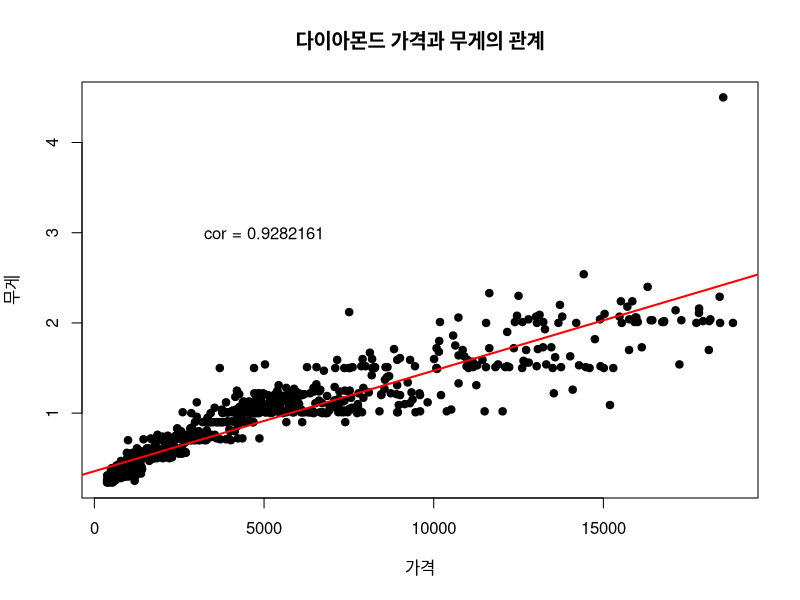
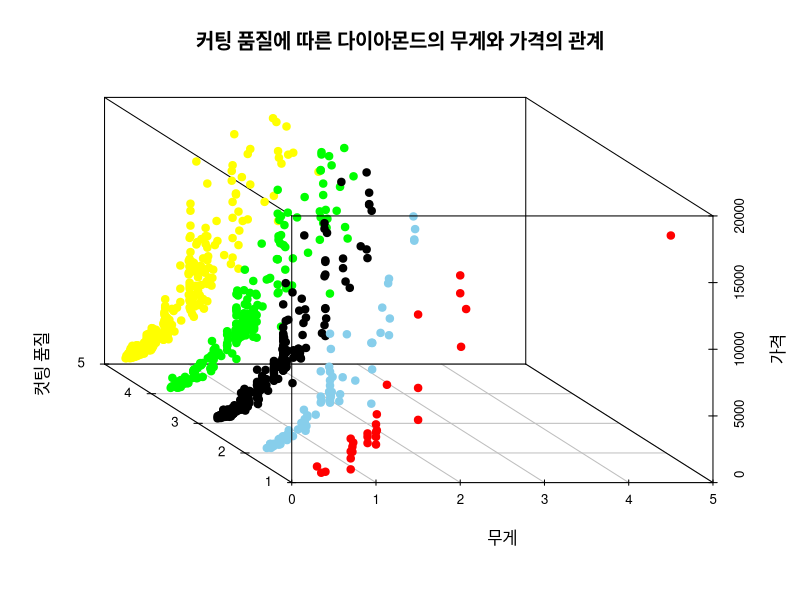
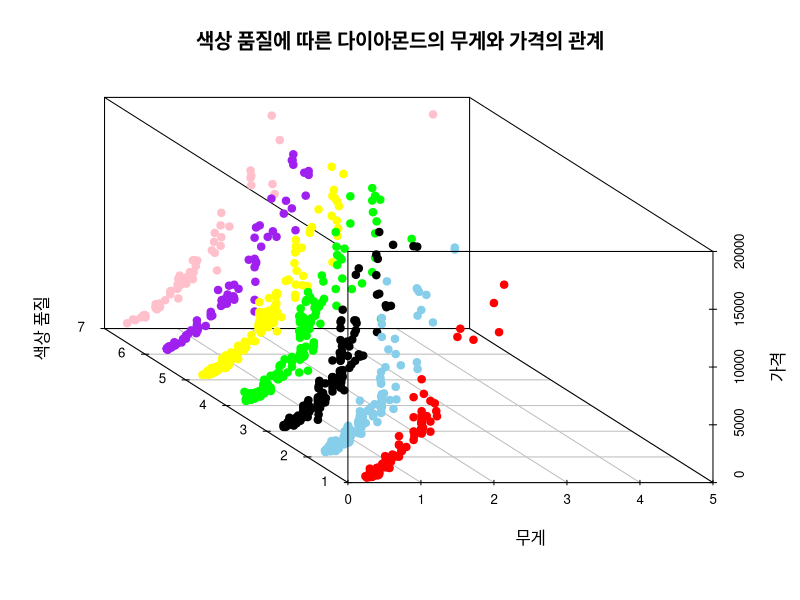
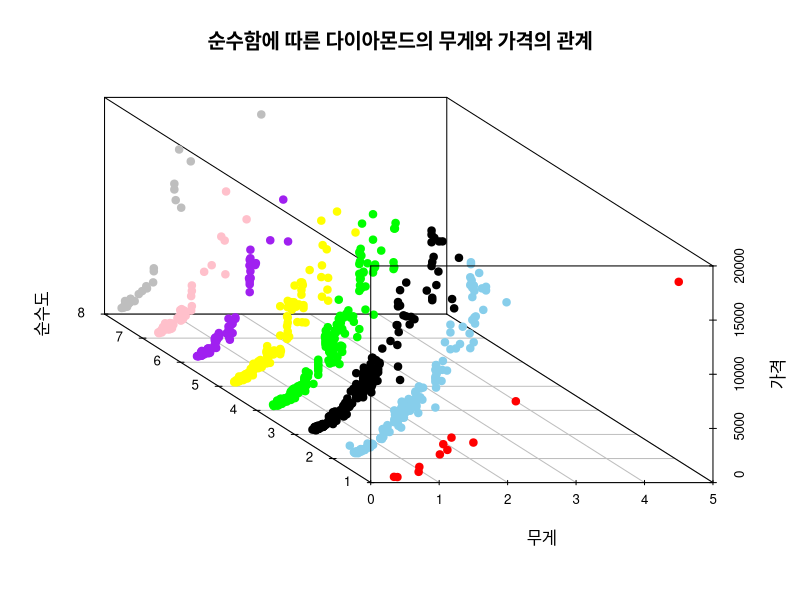
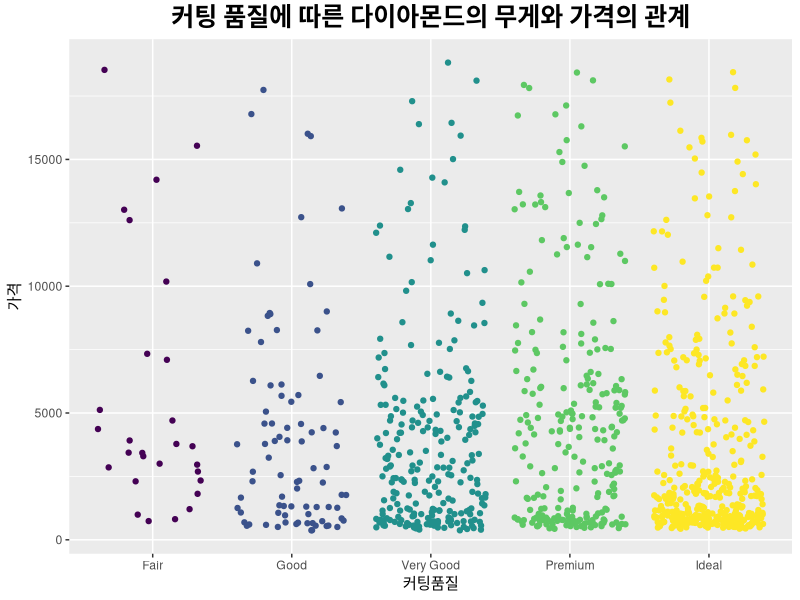
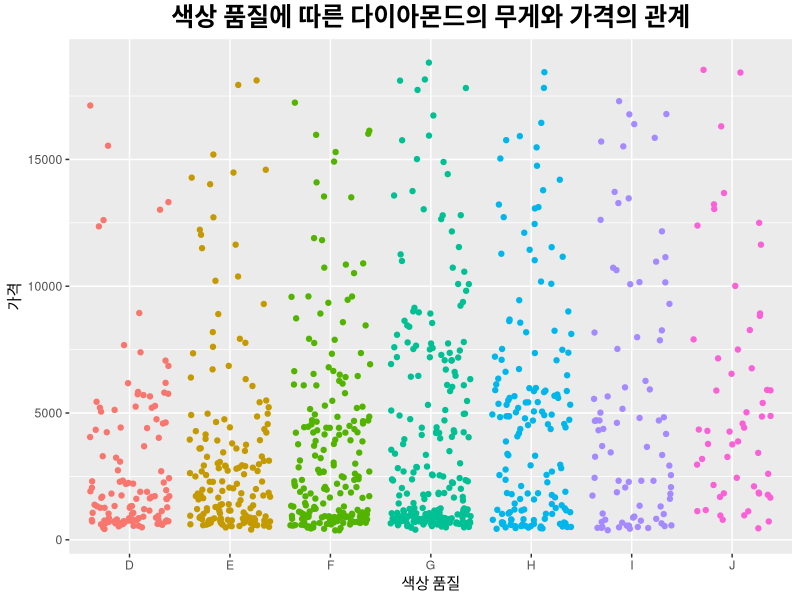
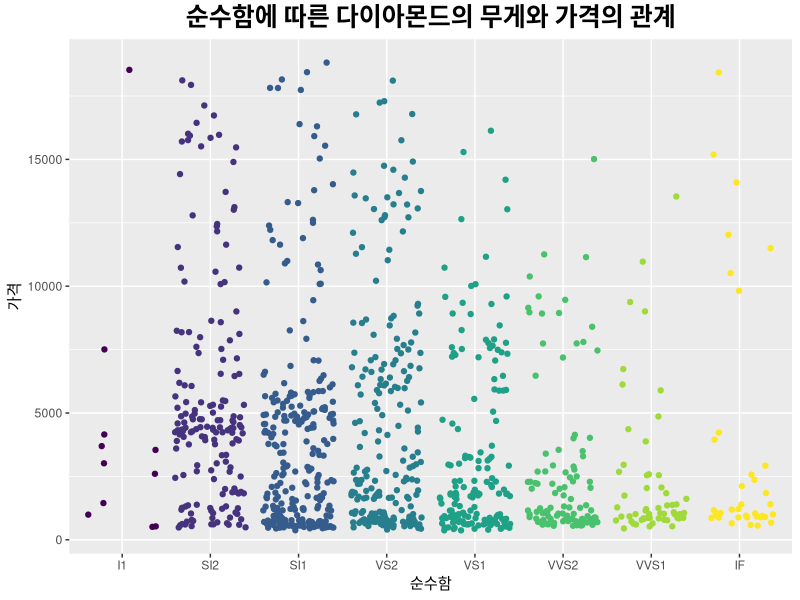

Write R code to recreate these figures, in order. (Note: this script raises an error after producing the figures.)
if(!require(ggplot2)){install.packages("ggplot2")}
if(!require(dplyr)){install.packages("dplyr")}
if(!require(scatterplot3d)){install.packages("scatterplot3d")}
if(!require(magrittr)){install.packages("magrittr")}

library(magrittr)
library(ggplot2)
library(dplyr)
library(scatterplot3d)
library(RColorBrewer)

diamonds <- read.csv("diamonds.csv")
View(diamonds)
str(diamonds)
names(diamonds)[3] <- "colour"

diamonds$cut %<>%  factor(., levels=c("Fair", "Good", "Very Good", "Premium", "Ideal"), order=T)
diamonds$clarity %<>% factor(., levels=c("I1", "SI2", "SI1", "VS2", "VS1", "VVS2", "VVS1", "IF"), order=T)
diamonds$colour %<>% as.factor(.)

plot(diamonds$carat~diamonds$price, pch=19,
     main="다이아몬드 가격과 무게의 관계", xlab="가격", ylab="무게")

abline(lm(diamonds$carat~diamonds$price), col="red", lwd=2)

cor(diamonds$price, diamonds$carat)
text(5000, 3, "cor = 0.9282161")

col_cut <- c("red", "skyblue", "black", "green", "yellow")
col_col <- c("red", "skyblue", "black", "green", "yellow", "purple", "pink")
col_cty <- c("red", "skyblue", "black", "green", "yellow", "purple", "pink", "gray")

col_cty <- col_cty[as.numeric(diamonds$clarity)]
col_col <- col_col[as.numeric(diamonds$colour)]
col_cut <- col_cut[as.numeric(diamonds$cut)]

scatterplot3d(diamonds[,c(1,2,5)], angle=140, pch=19, color=col_cut,  
              xlab="무게", ylab="컷팅 품질", zlab="가격",
              main="커팅 품질에 따른 다이아몬드의 무게와 가격의 관계")

scatterplot3d(diamonds[,c(1,3,5)], angle=140, pch=19, color=col_col,
              xlab="무게", ylab="색상 품질", zlab="가격",
              main="색상 품질에 따른 다이아몬드의 무게와 가격의 관계")

scatterplot3d(diamonds[,c(1,4,5)], angle=140, pch=19, color=col_cty,
              xlab="무게", ylab="순수도", zlab="가격",
              main="순수함에 따른 다이아몬드의 무게와 가격의 관계")

ggplot(diamonds, aes(cut, price)) + 
  geom_jitter(aes(color=cut))+
  ggtitle("커팅 품질에 따른 다이아몬드의 무게와 가격의 관계") + 
  xlab("커팅품질") + ylab("가격") + 
  theme(plot.title = element_text(hjust = 0.5, size=18, face="bold"),
        legend.position = "none")

ggplot(diamonds, aes(colour, price)) + 
  geom_jitter(aes(color=colour))+
  ggtitle("색상 품질에 따른 다이아몬드의 무게와 가격의 관계") + 
  xlab("색상 품질") + ylab("가격") + 
  theme(plot.title = element_text(hjust = 0.5, size=18, face="bold"),
        legend.position = "none")

ggplot(diamonds, aes(clarity, price)) + 
  geom_jitter(aes(color=clarity))+
  ggtitle("순수함에 따른 다이아몬드의 무게와 가격의 관계") + 
  xlab("순수함") + ylab("가격") + 
  theme(plot.title = element_text(hjust = 0.5, size=18, face="bold"),
        legend.position = "none")

cor(as.numeric(diamonds$colour), diamonds$price)
cor(as.numeric(diamonds$cut), diamonds$price)
cor(diamonds$clarity, diamonds$price)

summary(lm(diamonds$price ~ diamonds$clarity))
summary(lm(diamonds$price ~ diamonds$cut))
summary(lm(diamonds$price ~ diamonds$colour))
